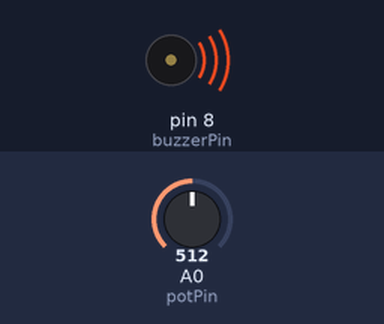
This sketch was run on a simulated Arduino Uno, built with avr-gcc and run on an emulated ATmega328P. On the bench: buzzer (waves = sounding). The inputs (shaded band) are chosen by the test bench; at power-on: A0 (potPin) = 512. What the sketch prints to the serial monitor is not drawn.

Above: at 0.1 s.
Timing chart, 0 to 1.6 s (numbered marks = the images above):
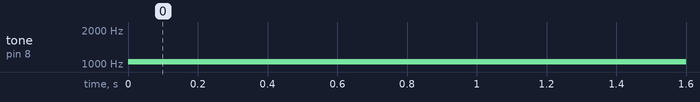

Measured:
- by itself, tone on pin 8 (buzzerPin): silent → 1050 Hz at 0.00 s

The sketch:

simplebuzz_modulator.ino
```cpp
int potPin=A0;
int buzzerPin=8;
void setup() {
  // put your setup code here, to run once:
  pinMode(buzzerPin,OUTPUT);
  Serial.begin(9600);

}

void loop() {
  // put your main code here, to run repeatedly:
   int sensorValue = analogRead(potPin);

   int frequency = map(sensorValue, 0, 1023, 100, 2000);
   tone(buzzerPin, frequency);
   Serial.print("ADC = ");
   Serial.print(sensorValue);
   Serial.print(" Frequency = ");
   Serial.println(frequency);

   delay(50);


}
```
